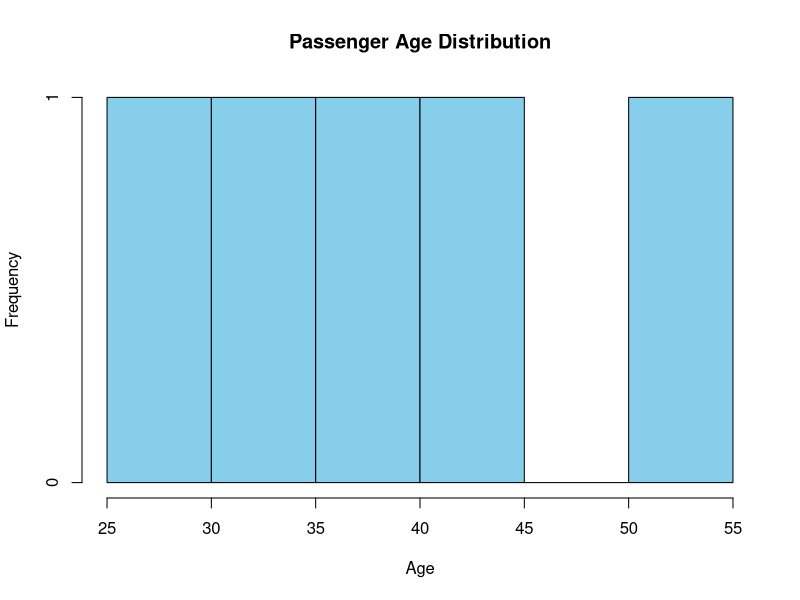
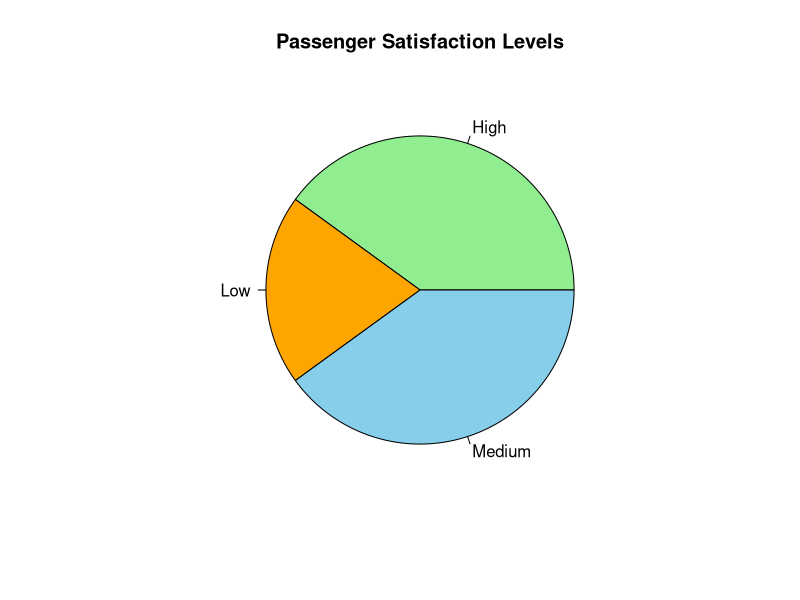
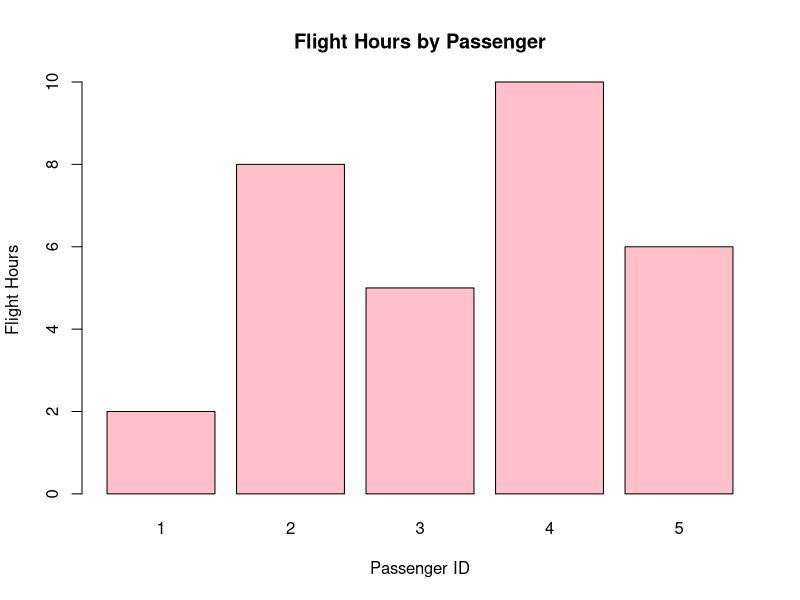
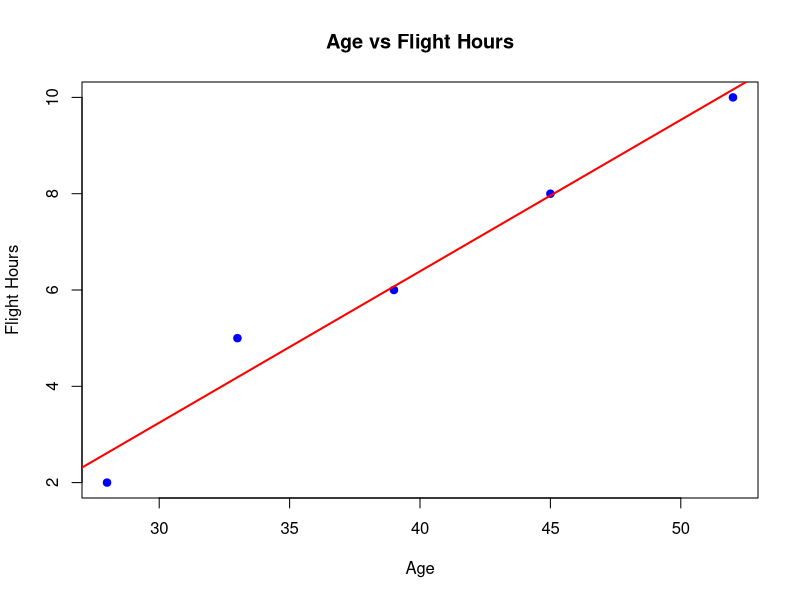

Source code (R) for these figures, in order:
Passenger_ID <- c(1,2,3,4,5)
Age <- c(28,45,33,52,39)
Flight_Hours <- c(2,8,5,10,6)
Satisfaction <- c("High",
                  "Medium",
                  "High",
                  "Low",
                  "Medium")
airline <- data.frame(
  Passenger_ID,
  Age,
  Flight_Hours,
  Satisfaction
)
print(airline)
hist(airline$Age,
     main="Passenger Age Distribution",
     xlab="Age",
     ylab="Frequency",
     col="skyblue",
     border="black")
satisfaction_table <- table(airline$Satisfaction)

pie(satisfaction_table,
    main="Passenger Satisfaction Levels",
    labels=names(satisfaction_table),
    col=c("lightgreen","orange","skyblue"))

barplot(airline$Flight_Hours,
        names.arg=airline$Passenger_ID,
        main="Flight Hours by Passenger",
        xlab="Passenger ID",
        ylab="Flight Hours",
        col="pink",
        border="black")
plot(airline$Age,
     airline$Flight_Hours,
     main="Age vs Flight Hours",
     xlab="Age",
     ylab="Flight Hours",
     pch=19,
     col="blue")

abline(lm(Flight_Hours ~ Age,
          data=airline),
       col="red",
       lwd=2)
